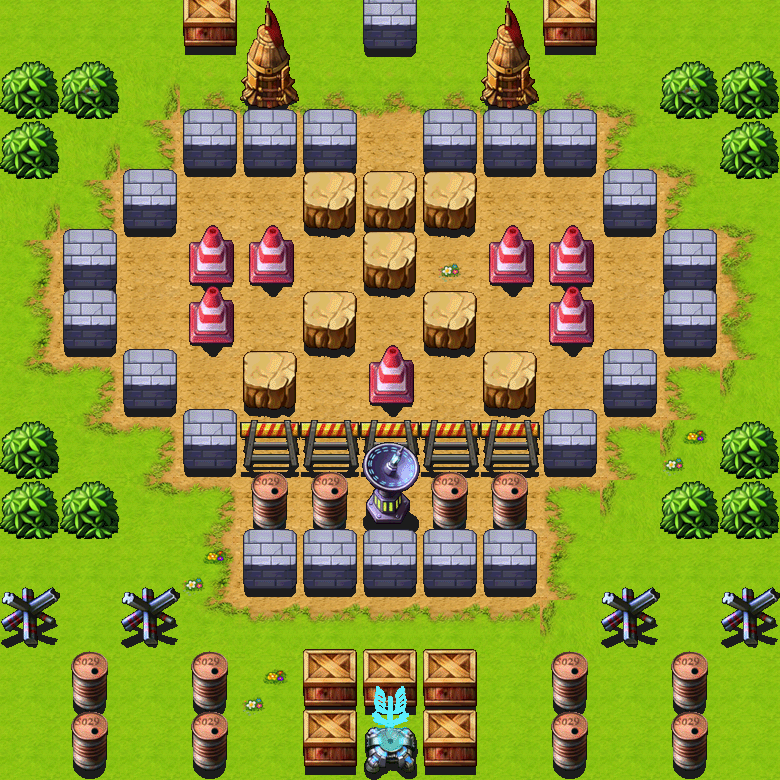

This game map was drawn from its Tiled (.tmx) file and the tilesets committed beside it. A one-line description and the trimmed map source follow:
An orthogonal 13x13 tile map with 60x60 px tiles, 19 tile layers (floor, river, riverfake, bridge, ...), 4 tilesets and 4 objects (plyartPoint, enemyPoint1, enemyPoint2, enemyPoint3).

<map version="1.0" orientation="orthogonal" width="13" height="13" tilewidth="60" tileheight="60">
 <properties>
  <property name="3" value="15" />
  <property name="5" value="8" />
  <property name="6" value="10" />
 </properties>
 <tileset firstgid="1" name="floor_grass" tilewidth="60" tileheight="60">
  <image source="floor_grass.png" width="240" height="600" />
 </tileset>
 <tileset firstgid="41" name="block" tilewidth="60" tileheight="120">
  <image source="block.png" width="600" height="600" />
 </tileset>
 <tileset firstgid="91" name="bridge" tilewidth="60" tileheight="60">
  <image source="bridge.png" width="360" height="60" />
 </tileset>
 <tileset firstgid="97" name="garbage" tilewidth="60" tileheight="60">
  <image source="garbage.png" width="540" height="60" />
 </tileset>
 <layer name="floor" width="13" height="13">
  <data>[169 cells, 169 non-empty, 15 distinct tile ids]</data>
 </layer>
 <layer name="river" width="13" height="13">
  <data>[169 cells, 12 non-empty, 1 distinct tile ids]</data>
 </layer>
 <layer name="riverfake" width="13" height="13">
  <data>[169 cells, 1 non-empty, 1 distinct tile ids]</data>
 </layer>
 <layer name="bridge" width="13" height="13">
  <data>[169 cells, 1 non-empty, 1 distinct tile ids]</data>
 </layer>
 <layer name="garbage" width="13" height="13">
  <data>[169 cells, 7 non-empty, 2 distinct tile ids]</data>
 </layer>
 <layer name="block0" width="13" height="13">
  <data>[169 cells, 3 non-empty, 2 distinct tile ids]</data>
 </layer>
 <layer name="block1" width="13" height="13">
  <data>[169 cells, 2 non-empty, 1 distinct tile ids]</data>
 </layer>
 <layer name="block2" width="13" height="13">
  <data>[169 cells, 6 non-empty, 1 distinct tile ids]</data>
 </layer>
 <layer name="block3" width="13" height="13">
  <data>[169 cells, 5 non-empty, 2 distinct tile ids]</data>
 </layer>
 <layer name="block4" width="13" height="13">
  <data>[169 cells, 7 non-empty, 3 distinct tile ids]</data>
 </layer>
 <layer name="block5" width="13" height="13">
  <data>[169 cells, 6 non-empty, 3 distinct tile ids]</data>
 </layer>
 <layer name="block6" width="13" height="13">
  <data>[169 cells, 5 non-empty, 3 distinct tile ids]</data>
 </layer>
 <layer name="block7" width="13" height="13">
  <data>[169 cells, 7 non-empty, 2 distinct tile ids]</data>
 </layer>
 <layer name="block8" width="13" height="13">
  <data>[169 cells, 5 non-empty, 2 distinct tile ids]</data>
 </layer>
 <layer name="block9" width="13" height="13">
  <data>[169 cells, 5 non-empty, 1 distinct tile ids]</data>
 </layer>
 <layer name="block10" width="13" height="13">
  <data>[169 cells, 4 non-empty, 1 distinct tile ids]</data>
 </layer>
 <layer name="block11" width="13" height="13">
  <data>[169 cells, 7 non-empty, 2 distinct tile ids]</data>
 </layer>
 <layer name="block12" width="13" height="13">
  <data>[169 cells, 7 non-empty, 3 distinct tile ids]</data>
 </layer>
 <objectgroup name="Objects" width="13" height="13">
  <object name="plyartPoint" x="256" y="733" width="27" height="27" />
  <object name="enemyPoint1" x="750" y="3" width="28" height="28" />
  <object name="enemyPoint2" x="33" y="3" width="28" height="28" />
  <object name="enemyPoint3" x="452" y="2" width="28" height="28" />
 </objectgroup>
 <layer name="grass" width="13" height="13">
  <data>[169 cells, 12 non-empty, 1 distinct tile ids]</data>
 </layer>
</map>
